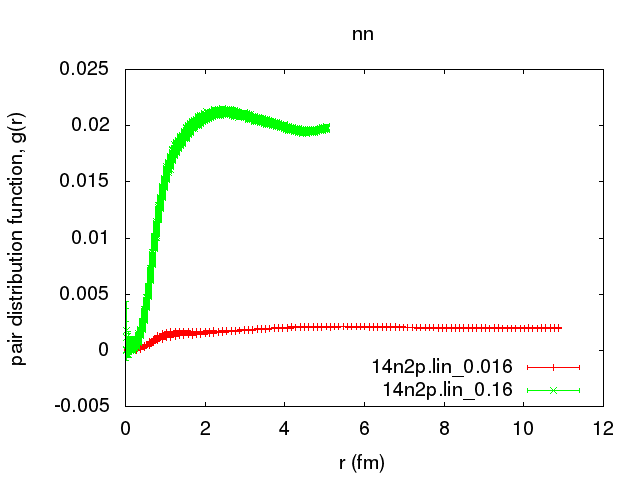

Source code (gnuplot):
files='14n2p.lin_0.16 14n2p.ip_0.16'
files='14n2p.lin_0.016 14n2p.lin_0.16'
clrs='red green blue violet'
state=4
dat=2 #state=1
err=3
ttl='np0'
if (state==2) {
   dat=4;
   err=5;
   ttl='np1'
}
if (state==3) {
   dat=6;
   err=7;
   ttl='pp'
}
if (state==4) {
   dat=8;
   err=9;
   ttl='nn'
}

set term png font "Helvetica,15"
set output 'myplot.png'
set xlabel 'r (fm)'
set ylabel 'pair distribution function, g(r)'
set key bottom right
set title ttl
plot for [i=1:words(files)] word(files, i).'/gofrnp.dmc' every ::::100 using 1:dat:err with yerrorbars lt rgb word(clrs, i) title word(files, i)
#plot file1 using 1:2:3 with yerrorbars lt rgb 'red' title 'np0', 'gnp.dmc.block' using 1:4:5 with yerrorbars lt rgb 'green' title 'np1', 'gnp.dmc.block' using 1:6:7 with yerrorbars lt rgb 'blue' title 'pp', 'gnp.dmc.block' using 1:8:9 with yerrorbars lt rgb 'violet' title 'nn', \
#   'gnp.dmc.block' using 1:2 with lines lt rgb 'red' title '', 'gnp.dmc.block' using 1:4 with lines lt rgb 'green' title '', 'gnp.dmc.block' using 1:6 with lines lt rgb 'blue' title '', 'gnp.dmc.block' using 1:8 with lines lt rgb 'violet' title ''
